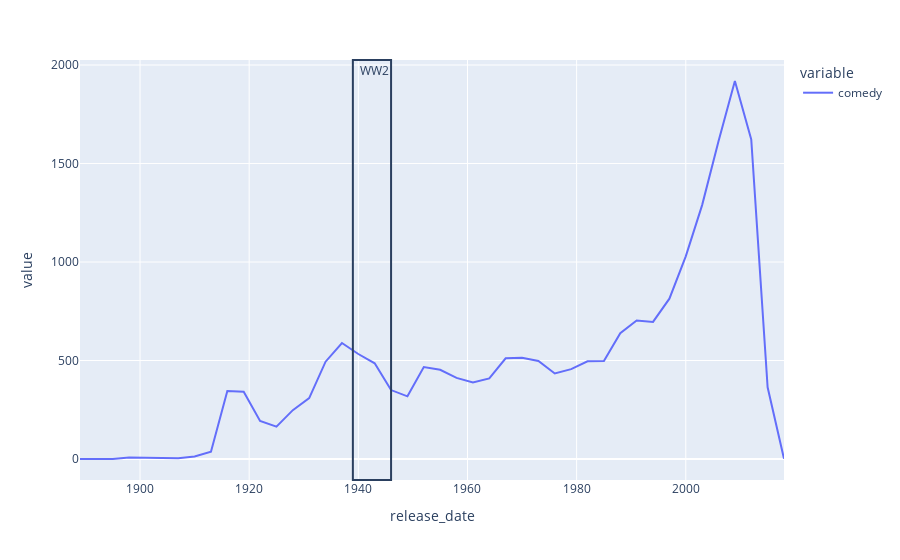

Write notebook code for a chart like this one.
### Code cell
fig = px.line(genre_per_date.resample("3Y").sum().comedy)
fig.add_vrect(x0=pd.to_datetime(1946, format="%Y"), x1=pd.to_datetime(1939, format="%Y"), 
              annotation_text="WW2")

fig.show()

### Figure 1 — Plotly figure (JSON) as saved in the notebook; plotly's stock layout.template omitted (floating-point values rounded to 4 significant figures)
{"data": [{"hovertemplate": "variable=comedy<br>release_date=%{x}<br>value=%{y}<extra></extra>", "legendgroup": "comedy", "line": {"color": "#636efa", "dash": "solid"}, "marker": {"symbol": "circle"}, "mode": "lines", "name": "comedy", "orientation": "v", "showlegend": true, "type": "scatter", "x": ["1888-12-31T00:00:00", "1891-12-31T00:00:00", "1894-12-31T00:00:00", "1897-12-31T00:00:00", "1900-12-31T00:00:00", "1903-12-31T00:00:00", "1906-12-31T00:00:00", "1909-12-31T00:00:00", "1912-12-31T00:00:00", "1915-12-31T00:00:00", "1918-12-31T00:00:00", "1921-12-31T00:00:00", "1924-12-31T00:00:00", "1927-12-31T00:00:00", "1930-12-31T00:00:00", "1933-12-31T00:00:00", "1936-12-31T00:00:00", "1939-12-31T00:00:00", "1942-12-31T00:00:00", "1945-12-31T00:00:00", "1948-12-31T00:00:00", "1951-12-31T00:00:00", "1954-12-31T00:00:00", "1957-12-31T00:00:00", "1960-12-31T00:00:00", "1963-12-31T00:00:00", "1966-12-31T00:00:00", "1969-12-31T00:00:00", "1972-12-31T00:00:00", "1975-12-31T00:00:00", "1978-12-31T00:00:00", "1981-12-31T00:00:00", "1984-12-31T00:00:00", "1987-12-31T00:00:00", "1990-12-31T00:00:00", "1993-12-31T00:00:00", "1996-12-31T00:00:00", "1999-12-31T00:00:00", "2002-12-31T00:00:00", "2005-12-31T00:00:00", "2008-12-31T00:00:00", "2011-12-31T00:00:00", "2014-12-31T00:00:00", "2017-12-31T00:00:00"], "xaxis": "x", "y": [0, 0, 0, 8, 7, 6, 4, 13, 37, 345, 341, 193, 164, 248, 309, 494, 589, 533, 486, 350, 318, 467, 453, 412, 389, 409, 511, 514, 498, 434, 456, 496, 497, 639, 703, 696, 814, 1029, 1289, 1613, 1919, 1622, 364, 1], "yaxis": "y"}], "layout": {"annotations": [{"showarrow": false, "text": "WW2", "x": "1946-01-01T00:00:00", "xanchor": "right", "xref": "x", "y": 1, "yanchor": "top", "yref": "y domain"}], "legend": {"title": {"text": "variable"}, "tracegroupgap": 0}, "margin": {"t": 60}, "shapes": [{"type": "rect", "x0": "1946-01-01T00:00:00", "x1": "1939-01-01T00:00:00", "xref": "x", "y0": 0, "y1": 1, "yref": "y domain"}], "xaxis": {"anchor": "y", "domain": [0, 1], "title": {"text": "release_date"}}, "yaxis": {"anchor": "x", "domain": [0, 1], "title": {"text": "value"}}}}
